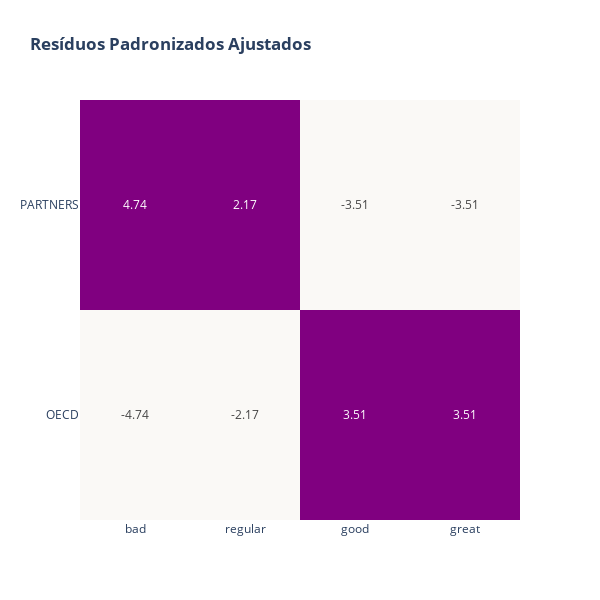

Notebook code for this chart:
### Code cell
fig = go.Figure()

maxz = np.max(tab_cont.standardized_resids)+0.1
minz = np.min(tab_cont.standardized_resids)-0.1

colorscale = ['purple' if i>1.96 else '#FAF9F6' for i in np.arange(minz,maxz,0.01)]

fig.add_trace(
    go.Heatmap(
        x = tab_cont.standardized_resids.columns,
        y = tab_cont.standardized_resids.index,
        z = np.array(tab_cont.standardized_resids),
        text=tab_cont.standardized_resids.values,
        texttemplate='%{text:.2f}',
        showscale=False,
        colorscale=colorscale))

fig.update_layout(
    title='<b>Resíduos Padronizados Ajustados</b>',
    height = 600,
    width = 600)

fig.show()

### Figure 1 — Plotly figure (JSON) as saved in the notebook; plotly's stock layout.template omitted (floating-point values rounded to 4 significant figures; data arrays with more than 128 entries replaced by an {"elided": "..."} marker saying what was removed)
{"data": [{"colorscale": {"elided": "968x2 mixed values"}, "showscale": false, "text": [[-4.737, -2.17, 3.511, 3.511], [4.737, 2.17, -3.511, -3.511]], "texttemplate": "%{text:.2f}", "type": "heatmap", "x": ["bad", "regular", "good", "great"], "y": ["OECD", "PARTNERS"], "z": [[-4.737, -2.17, 3.511, 3.511], [4.737, 2.17, -3.511, -3.511]]}], "layout": {"height": 600, "title": {"text": "<b>Resíduos Padronizados Ajustados</b>"}, "width": 600}}
